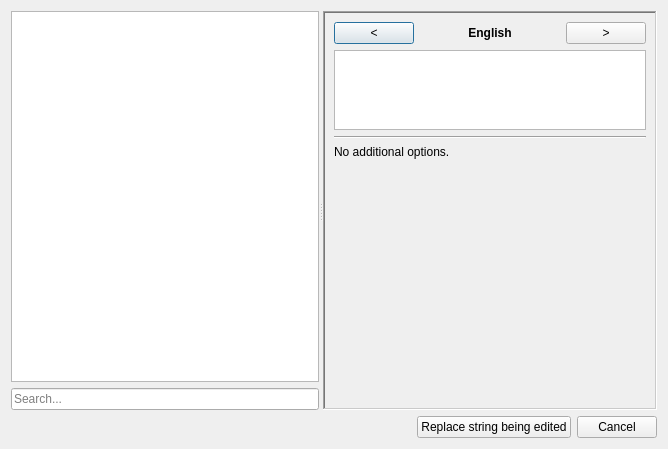
<?xml version="1.0" encoding="UTF-8"?>
<ui version="4.0">
 <class>LocalizedStringLibraryDialog</class>
 <widget class="QDialog" name="LocalizedStringLibraryDialog">
  <property name="geometry">
   <rect>
    <x>0</x>
    <y>0</y>
    <width>668</width>
    <height>449</height>
   </rect>
  </property>
  <property name="windowTitle">
   <string>String Library</string>
  </property>
  <layout class="QGridLayout" name="gridLayout_3" rowstretch="1,0">
   <item row="0" column="0">
    <widget class="QSplitter" name="splitter">
     <property name="orientation">
      <enum>Qt::Horizontal</enum>
     </property>
     <property name="childrenCollapsible">
      <bool>false</bool>
     </property>
     <widget class="QWidget" name="widget" native="true">
      <property name="sizePolicy">
       <sizepolicy hsizetype="Preferred" vsizetype="Preferred">
        <horstretch>1</horstretch>
        <verstretch>0</verstretch>
       </sizepolicy>
      </property>
      <layout class="QGridLayout" name="gridLayout">
       <property name="leftMargin">
        <number>0</number>
       </property>
       <property name="topMargin">
        <number>0</number>
       </property>
       <property name="rightMargin">
        <number>0</number>
       </property>
       <property name="bottomMargin">
        <number>0</number>
       </property>
       <item row="1" column="0">
        <widget class="QLineEdit" name="search">
         <property name="sizePolicy">
          <sizepolicy hsizetype="Preferred" vsizetype="Fixed">
           <horstretch>1</horstretch>
           <verstretch>0</verstretch>
          </sizepolicy>
         </property>
         <property name="placeholderText">
          <string>Search...</string>
         </property>
        </widget>
       </item>
       <item row="0" column="0">
        <widget class="QListWidget" name="list"/>
       </item>
      </layout>
     </widget>
     <widget class="QFrame" name="frame">
      <property name="sizePolicy">
       <sizepolicy hsizetype="Preferred" vsizetype="Preferred">
        <horstretch>1</horstretch>
        <verstretch>0</verstretch>
       </sizepolicy>
      </property>
      <property name="frameShape">
       <enum>QFrame::WinPanel</enum>
      </property>
      <property name="frameShadow">
       <enum>QFrame::Sunken</enum>
      </property>
      <layout class="QGridLayout" name="gridLayout_2">
       <item row="6" column="0">
        <spacer name="verticalSpacer">
         <property name="orientation">
          <enum>Qt::Vertical</enum>
         </property>
         <property name="sizeHint" stdset="0">
          <size>
           <width>0</width>
           <height>40</height>
          </size>
         </property>
        </spacer>
       </item>
       <item row="1" column="0">
        <widget class="QPlainTextEdit" name="preview">
         <property name="sizePolicy">
          <sizepolicy hsizetype="Expanding" vsizetype="Maximum">
           <horstretch>0</horstretch>
           <verstretch>0</verstretch>
          </sizepolicy>
         </property>
         <property name="maximumSize">
          <size>
           <width>16777215</width>
           <height>80</height>
          </size>
         </property>
        </widget>
       </item>
       <item row="2" column="0">
        <widget class="Line" name="line">
         <property name="orientation">
          <enum>Qt::Horizontal</enum>
         </property>
        </widget>
       </item>
       <item row="0" column="0">
        <layout class="QHBoxLayout" name="horizontalLayout_2">
         <item>
          <widget class="QPushButton" name="buttonLanguageLeft">
           <property name="sizePolicy">
            <sizepolicy hsizetype="Maximum" vsizetype="Fixed">
             <horstretch>0</horstretch>
             <verstretch>0</verstretch>
            </sizepolicy>
           </property>
           <property name="accessibleName">
            <string>Previous Language</string>
           </property>
           <property name="text">
            <string>&lt;</string>
           </property>
          </widget>
         </item>
         <item>
          <widget class="QLabel" name="previewLanguageName">
           <property name="font">
            <font>
             <weight>75</weight>
             <bold>true</bold>
            </font>
           </property>
           <property name="text">
            <string>English</string>
           </property>
           <property name="alignment">
            <set>Qt::AlignCenter</set>
           </property>
          </widget>
         </item>
         <item>
          <widget class="QPushButton" name="buttonLanguageRight">
           <property name="sizePolicy">
            <sizepolicy hsizetype="Maximum" vsizetype="Fixed">
             <horstretch>0</horstretch>
             <verstretch>0</verstretch>
            </sizepolicy>
           </property>
           <property name="accessibleName">
            <string>Next Language</string>
           </property>
           <property name="text">
            <string>&gt;</string>
           </property>
          </widget>
         </item>
        </layout>
       </item>
       <item row="4" column="0">
        <layout class="QGridLayout" name="stringOptionsPane">
         <item row="0" column="0">
          <widget class="QLabel" name="label">
           <property name="text">
            <string>No additional options.</string>
           </property>
          </widget>
         </item>
        </layout>
       </item>
      </layout>
     </widget>
    </widget>
   </item>
   <item row="1" column="0">
    <layout class="QHBoxLayout" name="horizontalLayout">
     <item>
      <spacer name="horizontalSpacer">
       <property name="orientation">
        <enum>Qt::Horizontal</enum>
       </property>
       <property name="sizeHint" stdset="0">
        <size>
         <width>40</width>
         <height>20</height>
        </size>
       </property>
      </spacer>
     </item>
     <item>
      <widget class="QPushButton" name="buttonApply">
       <property name="text">
        <string>Replace string being edited</string>
       </property>
      </widget>
     </item>
     <item>
      <widget class="QPushButton" name="buttonCancel">
       <property name="text">
        <string>Cancel</string>
       </property>
      </widget>
     </item>
    </layout>
   </item>
  </layout>
 </widget>
 <resources/>
 <connections/>
</ui>
